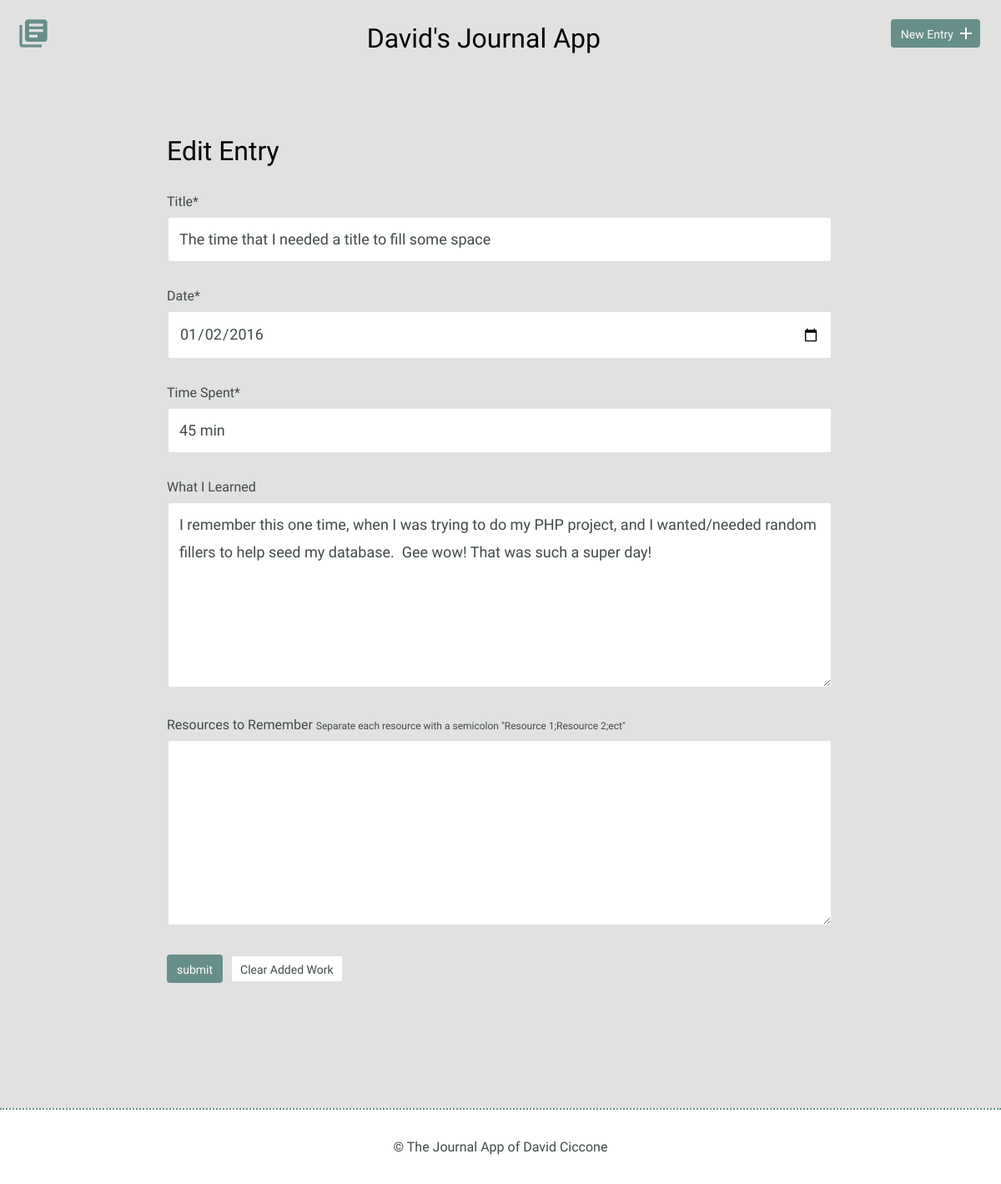
The app's page /edit.php?id=4, older data.
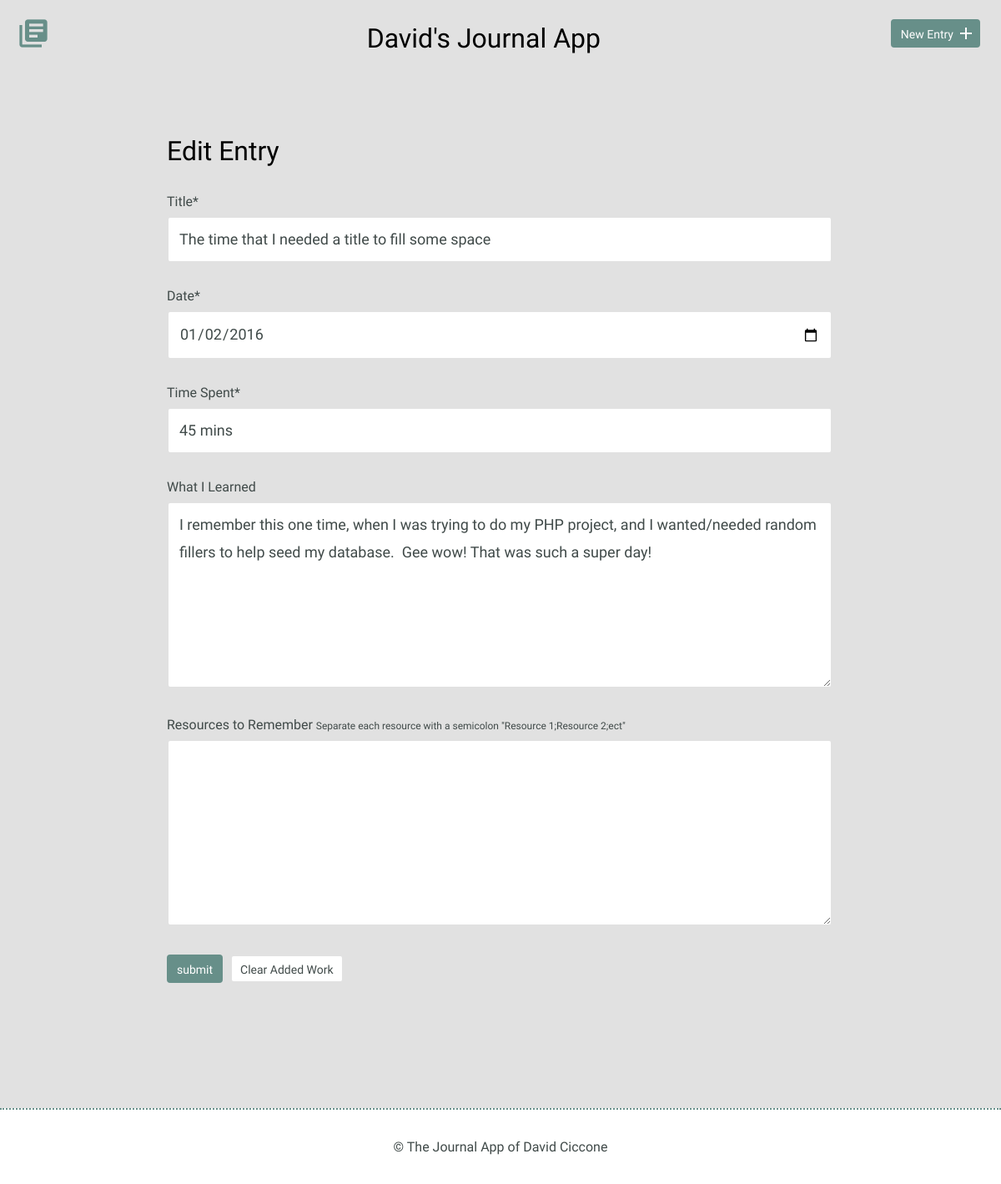
The same page, newer data.
### tables this page shows
CREATE TABLE "entries" (
	`id`	INTEGER,
	`title`	TEXT,
	`date`	TEXT,
	`time_spent`	INTEGER,
	`learned`	BLOB,
	`resources`	BLOB,
	PRIMARY KEY(`id`)
);

### includes/functions.php (called while the page is built, shortened)
<?php
function getEditInfo($id){
    include 'includes/connection.php';
    try{
        $editData = $db->prepare('SELECT title, date, time_spent, learned, resources FROM entries WHERE id = ?');
        $editData->bindValue(1, $id, PDO::PARAM_INT);
        $editData->execute();
    } catch(Exception $e){
        echo "Error!: " . $e->getMessage() . "</br>";
        return false;
    }
    return $editData->fetch();
};

### edit.php (the view, shortened to what this page needs)
<!DOCTYPE html>
<html>
    <head>
        <link rel="stylesheet" href="css/normalize.css">
        <link rel="stylesheet" href="css/site.css">
    </head>
    <body>
    <?php include('includes/header.php');
             require 'includes/functions.php';
             $editVars = getEditInfo($_GET['id']);
             $title = $editVars[title];
             $date = $editVars[date];
             $timeSpent = $editVars[time_spent];
             $learned = $editVars[learned];
             $resources = $editVars[resources];
    ?>
        <section>
            <div class="container">
                <div class="edit-entry">
                    <h2>Edit Entry</h2>
                    <form method="post">
                        <label for="title"> Title*</label>
                        <input id="title" type="text" name="title" value="<?php echo $title; ?>" required><br>
                        <label for="date">Date*</label>
                        <input id="date" type="date" name="date" value="<?php echo $date; ?>" required><br>
                        <label for="time-spent"> Time Spent*</label>
                        <input id="time-spent" type="text" name="timeSpent" value="<?php echo $timeSpent; ?>" required><br>
                        <label for="what-i-learned">What I Learned</label>
                        <textarea id="what-i-learned" rows="5" type="text" name="whatILearned" value="<?php echo $learned; ?>"><?php echo $learned; ?></textarea>
                        <label for="resources-to-remember">Resources to Remember <span style="font-size:12px;">Separate each resource with a semicolon "Resource 1;Resource 2;ect"</span></label>
                        <textarea id="resources-to-remember" type="text" rows="5" name="ResourcesToRemember" value="<?php echo $resources; ?>"><?php echo $resources; ?></textarea>
                        <input type="submit" value="submit" class="button">
                        <input type="reset" value="Clear Added Work" class="button button-secondary">
                    </form>
                </div>
            </div>
        </section>
        <?php include('includes/footer.php'); ?>
    </body>
</html>

Row changes from the older to the newer data that the page shows:
changed entries "The time that I needed a title to fill some space": timeSpent "45 min" → "45 mins"
